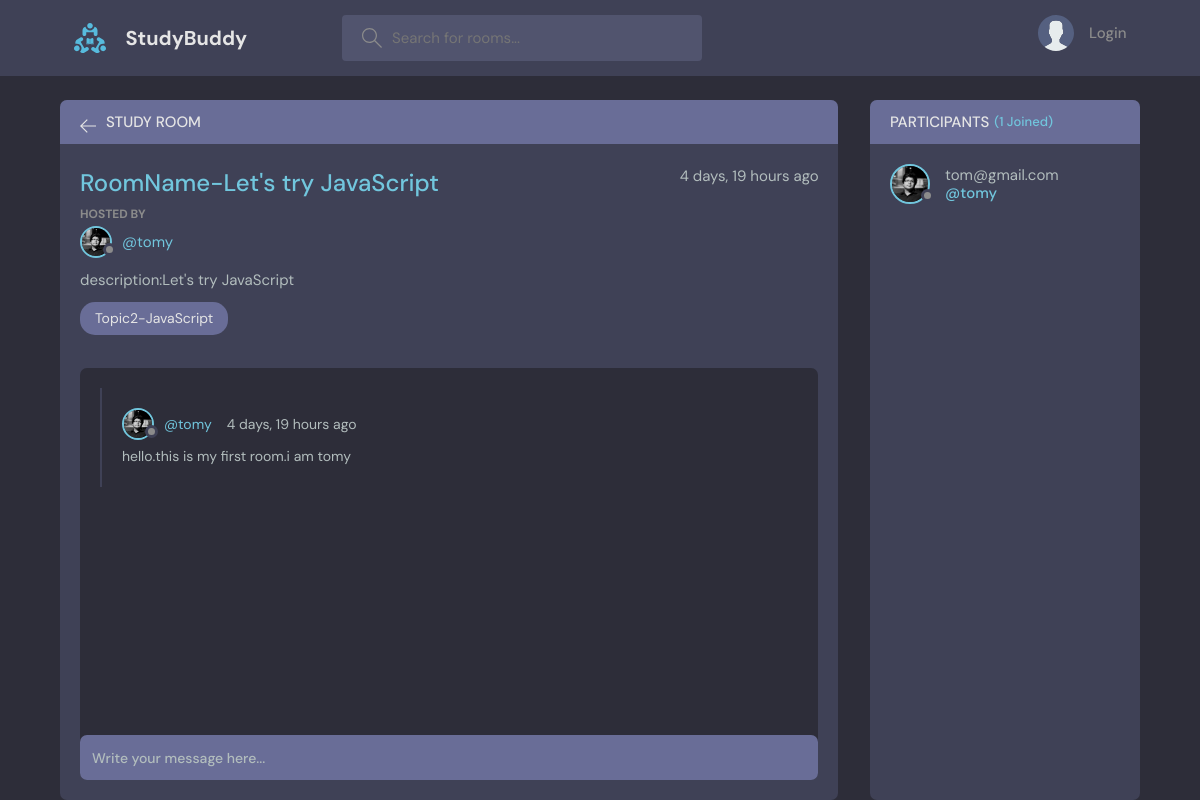
The page /room/2/ on the database as committed earlier.
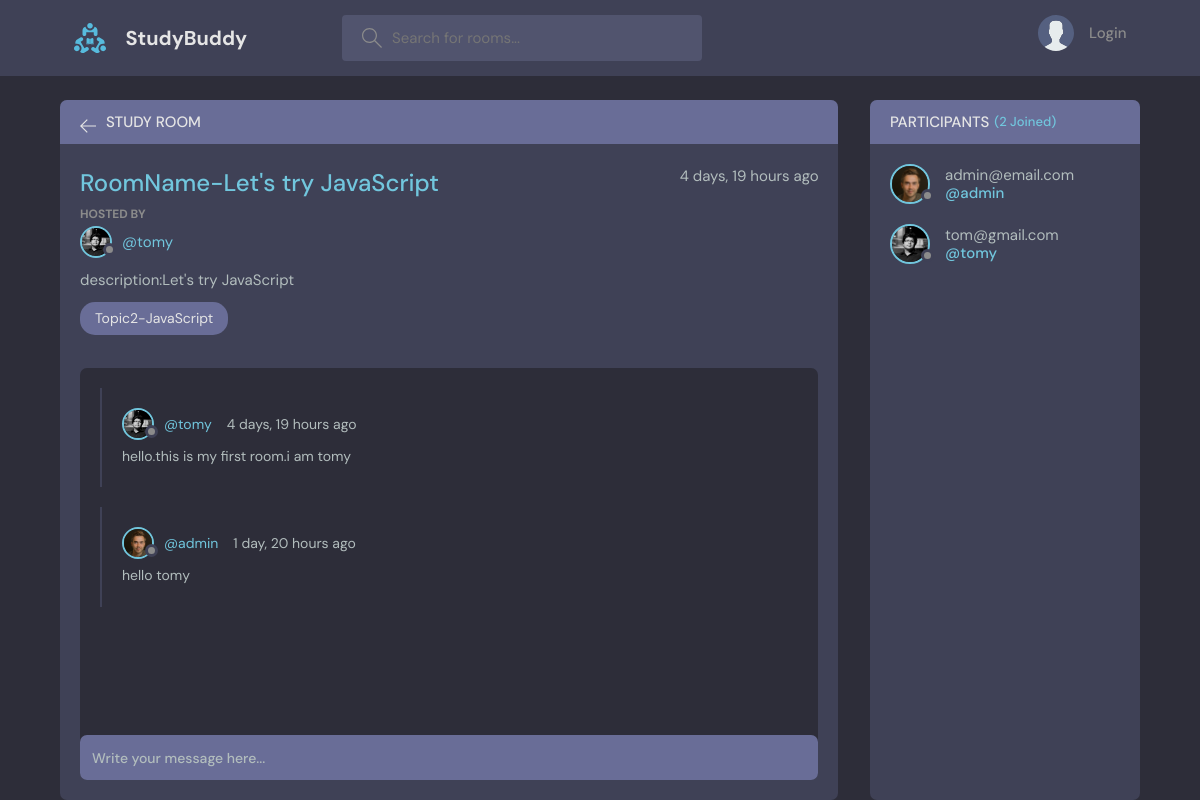
The same page on the database as committed later.
### base/models.py (models this page shows, shortened)
class Message(models.Model):
    user=models.ForeignKey(User,on_delete=models.CASCADE)
    room=models.ForeignKey(Room,on_delete=models.CASCADE)
    body=models.TextField()
    created=models.DateTimeField(auto_now_add=True)
    updated=models.DateTimeField(auto_now=True)

class User(AbstractUser):
    name=models.CharField(max_length=200)
    bio=models.TextField(null=True)
    avatar=models.ImageField(default='avatar.svg',null=True)
    email=models.EmailField(unique=True,null=True)
    USERNAME_FIELD='email'
    REQUIRED_FIELDS=['username']

class Room(models.Model):
    host=models.ForeignKey(User,on_delete=models.SET_NULL,null=True)
    topic=models.ForeignKey(Topic,on_delete=models.SET_NULL,null=True)
    name=models.CharField(max_length=200)
    description=models.TextField(null=True,blank=True)
    participants=models.ManyToManyField(User,related_name='participants',blank=True)
    created=models.DateTimeField(auto_now_add=True)
    updated=models.DateTimeField(auto_now=True)
    class Meta:
        ordering=['-created','-updated']

class Topic(models.Model):
    name=models.CharField(max_length=200)

### base/views.py (the view, shortened to what this page needs)
# urls.py: path('room/<str:pk>/',views.room,name='room'),
def room(request,pk):
    room=Room.objects.get(id=pk)
    room_messages=room.message_set.all()
    participants=room.participants.all()
    context={'room':room,'room_messages': room_messages,'participants':participants}
    return render(request,'base/room.html',context)

### base/templates/base/room.html (shortened to what this page needs)
{% extends 'main.html' %}
{% block content %}
    <main class="profile-page layout layout--2">
      <div class="container">
        <div class="room">
          <div class="room__top">
            <div class="room__topLeft">
              <a href="{% url 'home' %}">
                <svg version="1.1" xmlns="http://www.w3.org/2000/svg" width="32" height="32" viewBox="0 0 32 32">
                  <title>arrow-left</title>
                  <path
                    d="M13.723 2.286l-13.723 13.714 13.719 13.714 1.616-1.611-10.96-10.96h27.625v-2.286h-27.625l10.965-10.965-1.616-1.607z"
                  ></path>
                </svg>
              </a>
              <h3>Study Room</h3>
            </div>
          </div>
          <div class="room__box scroll">
            <div class="room__header scroll">
              <div class="room__info">
                <h3>{{room.name}}</h3>
                <span>{{room.created|timesince}} ago</span>
              </div>
              <div class="room__hosted">
                <p>Hosted By</p>
                <a href="#" class="room__author">
                  <div class="avatar avatar--small">
                    <img src="{{room.host.avatar.url}}" />
                  </div>
                  <span>@{{room.host.username}}</span>
                </a>
              </div>
              <div class="room__details">
               {{room.description}}
              </div>
              <span class="room__topics">{{room.topic.name}}</span>
            </div>
            <div class="room__conversation">
              <div class="threads scroll">
                {% for message in room_messages %}
                <div class="thread">
                  <div class="thread__top">
                    <div class="thread__author">
                      <a href="" class="thread__authorInfo">
                        <div class="avatar avatar--small">
                          <img src="{{message.user.avatar.url}}" />
                        </div>
                        <span>@{{message.user.username}}</span>
                      </a>
                      <span class="thread__date">{{message.created|timesince}} ago</span>
                    </div>
                  </div>
                  <div class="thread__details">
                    {{message.body}}
                  </div>
                </div>
                {% endfor %}
              </div>
            </div>
          </div>
          <div class="room__message">
            <form action="" method='POST' >
              <input name="body" placeholder="Write your message here..." />
            </form>
          </div>
        </div>
        <div class="participants">
          <h3 class="participants__top">Participants <span>({{room.participants.count}} Joined)</span></h3>
          <div class="participants__list scroll">
            {% for user in participants %}
            <a href="profile.html" class="participant">
              <div class="avatar avatar--medium">
                <img src="{{user.avatar.url}}" />
              </div>
              <p>
                {{user}}
                <span>@{{user.username}}</span>
              </p>
            </a>
            {% endfor %}
          </div>
        </div>
      </div>
    </main>
 {% endblock content %}

Rows that differ between the two databases and show on the page:
computed for Room "RoomName-Let's try JavaScript": participants.count "1" → "2"
added Message: user.avatar (picture), user.username "admin", created "1 day, 20 hours", body "hello tomy"
now on this page (row unchanged): User: avatar (picture), email "admin@email.com", username "admin"
